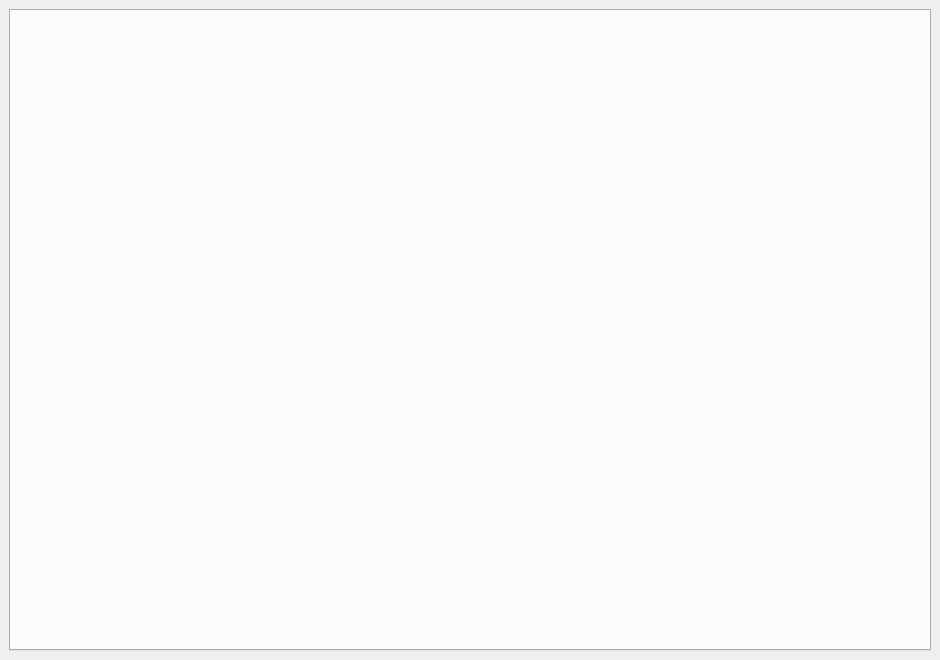
<?xml version="1.0" encoding="UTF-8"?>
<ui version="4.0">
 <class>HomeWindow</class>
 <widget class="QMainWindow" name="HomeWindow">
  <property name="geometry">
   <rect>
    <x>0</x>
    <y>0</y>
    <width>940</width>
    <height>660</height>
   </rect>
  </property>
  <property name="maximumSize">
   <size>
    <width>940</width>
    <height>660</height>
   </size>
  </property>
  <property name="windowTitle">
   <string>BMS</string>
  </property>
  <property name="windowIcon">
   <iconset>
    <normaloff>resources/icons/main_apps.png</normaloff>resources/icons/main_apps.png</iconset>
  </property>
  <widget class="QWidget" name="centralwidget">
   <property name="styleSheet">
    <string notr="true"/>
   </property>
   <layout class="QHBoxLayout" name="horizontalLayout">
    <item>
     <widget class="QTabWidget" name="tabWidget">
      <property name="currentIndex">
       <number>-1</number>
      </property>
     </widget>
    </item>
   </layout>
  </widget>
  <action name="actionSerial">
   <property name="checkable">
    <bool>false</bool>
   </property>
   <property name="text">
    <string>Serial Option</string>
   </property>
  </action>
  <action name="actionConnect">
   <property name="checkable">
    <bool>false</bool>
   </property>
   <property name="text">
    <string>Connect</string>
   </property>
  </action>
  <action name="actionMonitor">
   <property name="text">
    <string>Monitor</string>
   </property>
  </action>
  <action name="actionDatabase">
   <property name="text">
    <string>Database</string>
   </property>
  </action>
  <action name="actionRwDevice">
   <property name="text">
    <string>R/W Device</string>
   </property>
  </action>
  <action name="actionUploader">
   <property name="text">
    <string>Uploader</string>
   </property>
  </action>
 </widget>
 <resources>
  <include location="../res.qrc"/>
 </resources>
 <connections/>
</ui>
